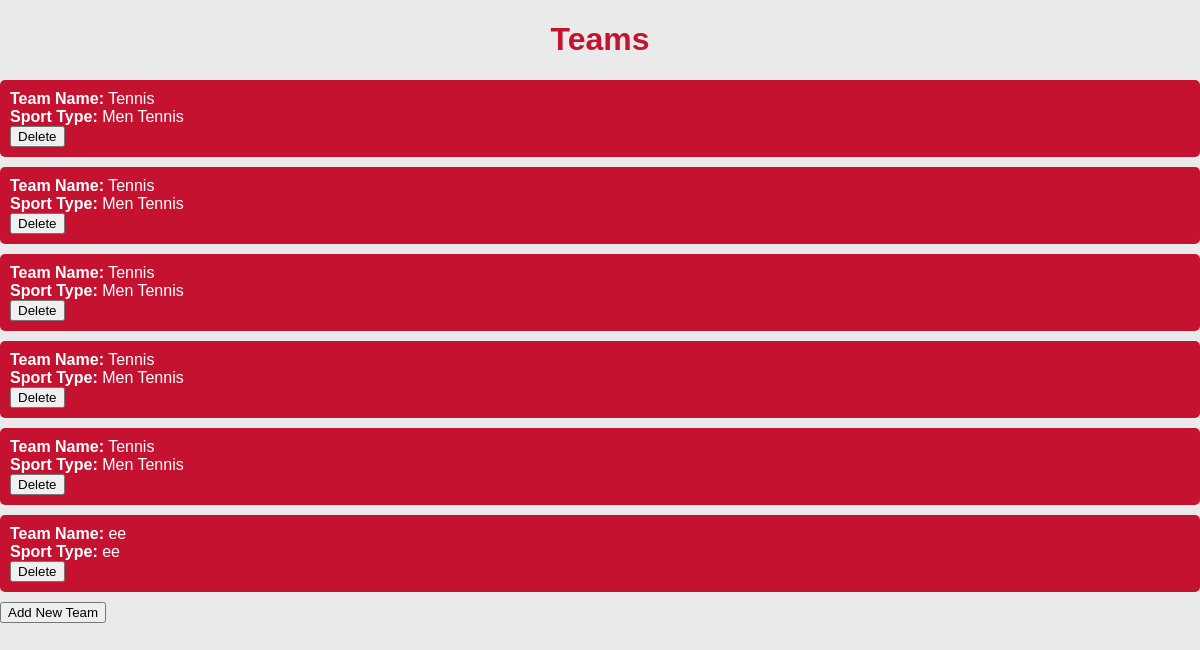
Before: /teams/ with the older database file.
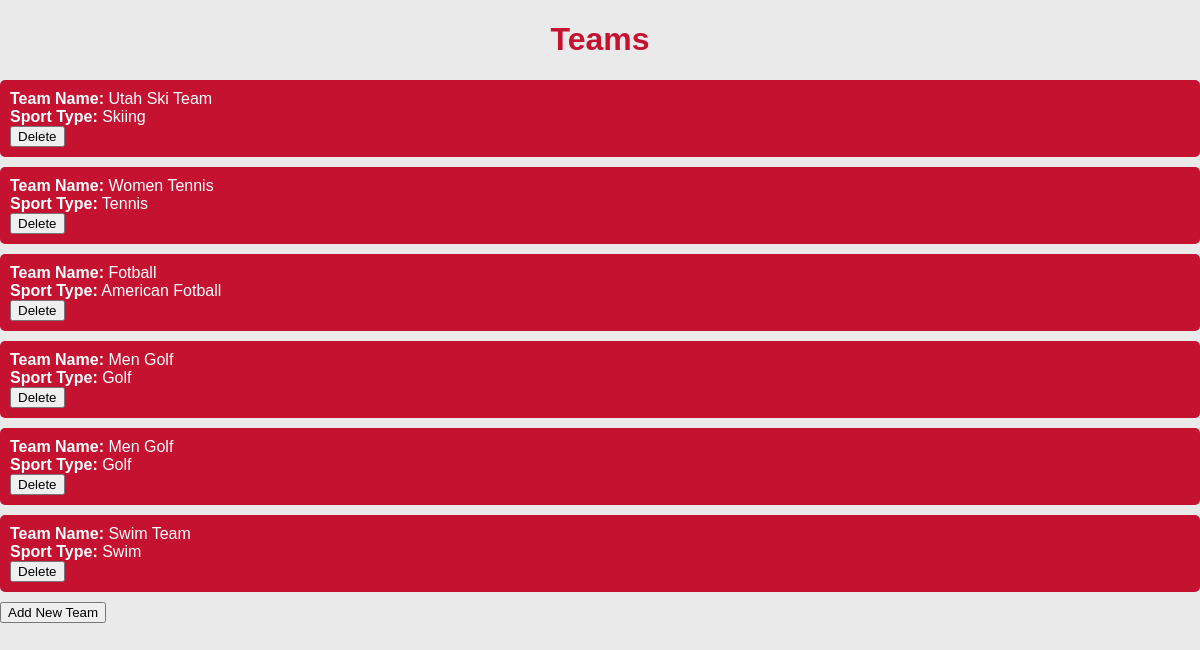
After: the same page with the newer database file.
### athletic_department/models.py (models this page shows)
class Team(models.Model):
    name = models.CharField(max_length=100)
    sport_type = models.CharField(max_length=100)
    email = models.EmailField(default='')
    established_date = models.DateField(default=timezone.now)

### athletic_department/views.py (the view)
# urls.py: path('teams/', TeamListView.as_view(), name='team_list'),
class TeamListView(View):
    def get(self, request):
        teams = Team.objects.all()
        return render(request, 'athletic_department/team_list.html', {'teams': teams})

### templates/athletic_department/team_list.html (shortened to what this page needs)
<!DOCTYPE html>
<html lang="en">
<head>
</head>
<body>
    <h1>Teams</h1>
    <ul class="team-list">
        {% for team in teams %}
            <li class="team-item">
                <strong>Team Name:</strong> {{ team.name }}<br>
                <strong>Sport Type:</strong> {{ team.sport_type }}<br>
                <form method="post" action="{% url 'team_delete' team.pk %}">
                    <button type="submit">Delete</button>
                </form>
            </li>
        {% endfor %}
    <form method="post" action="{% url 'team_create' %}">
        <button class="add-team-button" type="submit">Add New Team</button>
    </form>
</body>
</html>

### templates/athletic_department/team_list.html (style rules this page uses)
body { font-family: Arial, sans-serif; background-color: #EAEAEA; margin: 0; padding: 0; }
h1 { color: #C41230; text-align: center; }
.team-list { list-style-type: none; padding: 0; margin: 0; }
.team-item { margin-bottom: 10px; padding: 10px; background-color: #C41230; color: #FFFFFF; border-radius: 5px; cursor: pointer; }

Changed rows visible on the page:
removed Team: name "Tennis", sport_type "Men Tennis"
removed Team: name "Tennis", sport_type "Men Tennis"
removed Team: name "Tennis", sport_type "Men Tennis"
removed Team: name "Tennis", sport_type "Men Tennis"
removed Team: name "Tennis", sport_type "Men Tennis"
removed Team: name "ee", sport_type "ee"
added Team: name "Utah Ski Team", sport_type "Skiing"
added Team: name "Women Tennis", sport_type "Tennis"
added Team: name "Fotball", sport_type "American Fotball"
added Team: name "Men Golf", sport_type "Golf"
added Team: name "Men Golf", sport_type "Golf"
added Team: name "Swim Team", sport_type "Swim"
